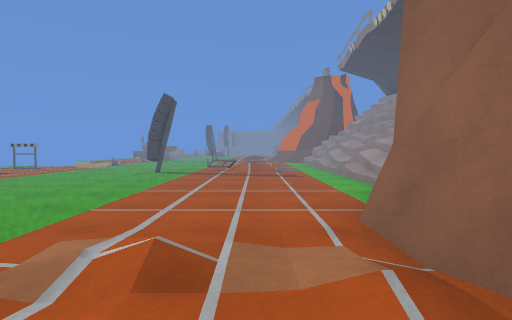
View 1 (above)

16 first-person views from a walk through a 3-D level made in the Unity game engine. The camera is 1.5 m above the floor, tilts 2° down and sees 80° across. The floor is counted in squares, 2.01 m on a side. Each view is taken from the middle of a square. On the plan, view 1 faces up. The plan holds only what a view shows up to about 10 squares ahead; the rest is blank. The place goes on beyond the plan. The player character is not drawn. Surface patterns are stand-ins for the level's own textures.

View 2
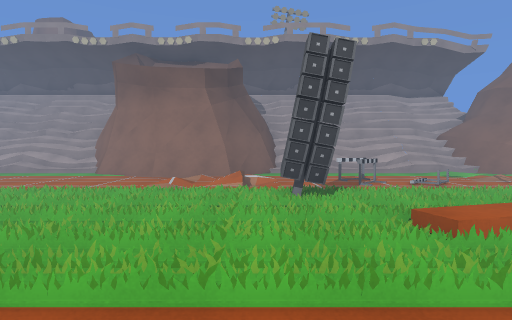

View 3
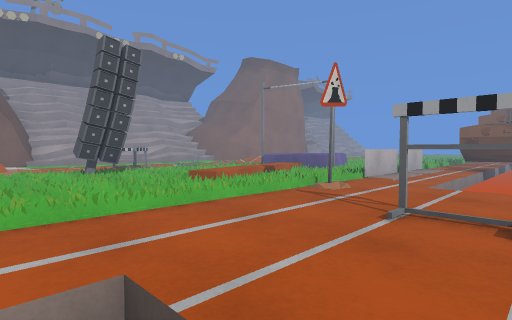

View 4
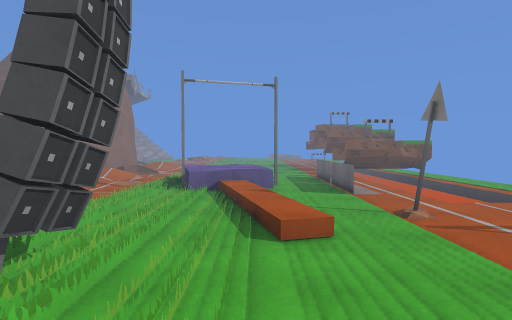

View 5
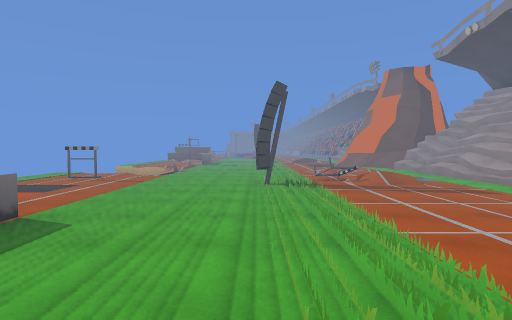

View 6
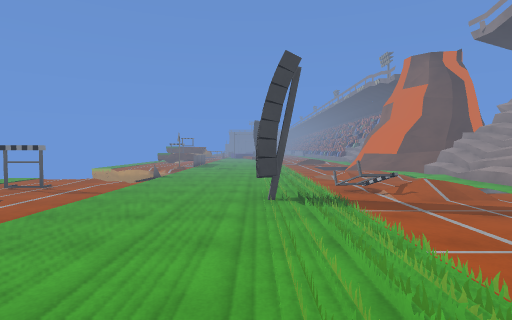

View 7
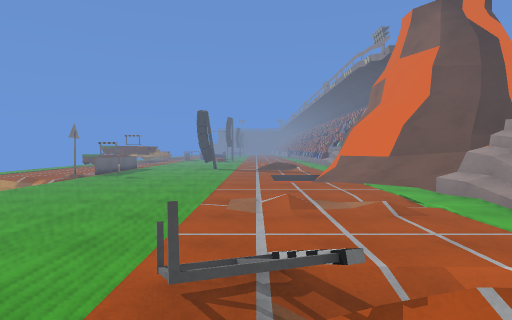

View 8
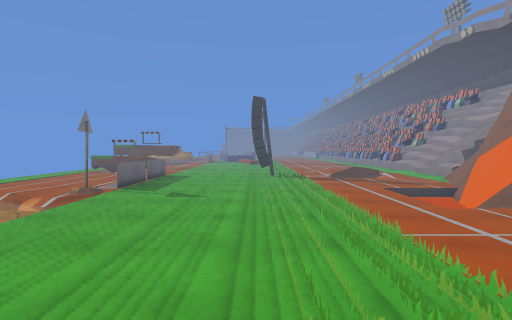

View 9
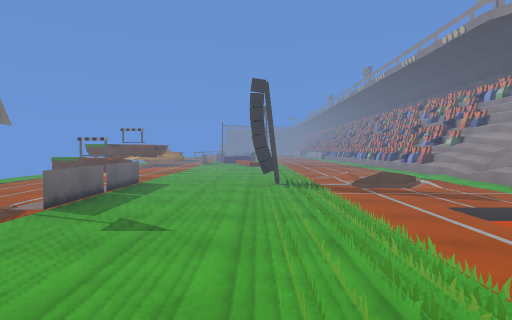

View 10
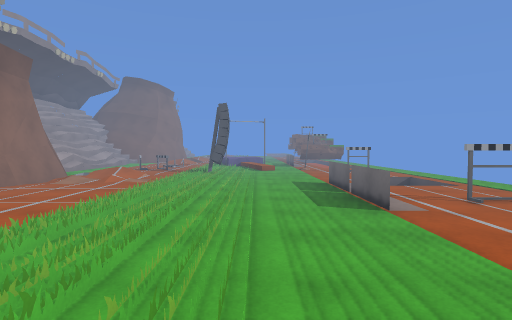

View 11
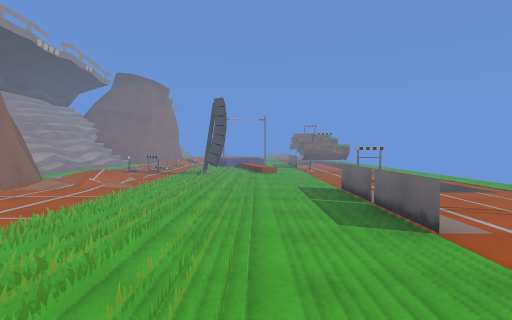

View 12
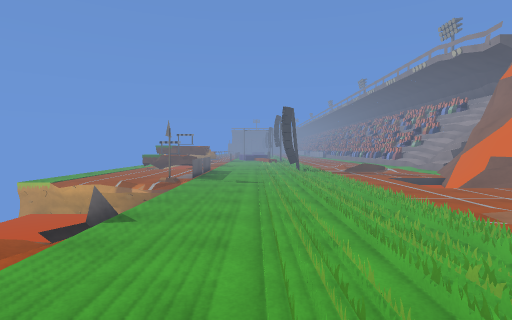

View 13
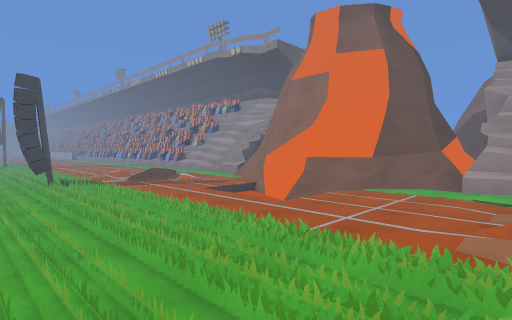

View 14
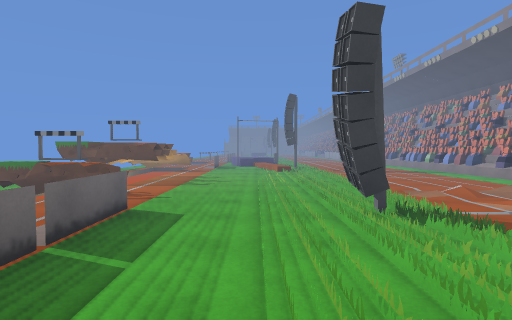

View 15
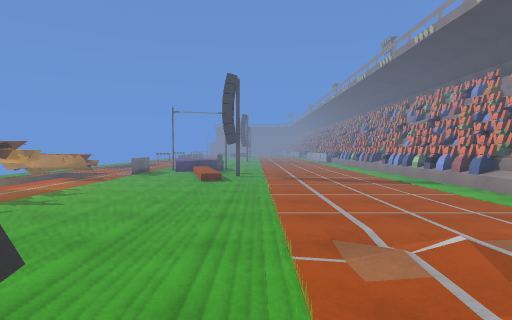

View 16
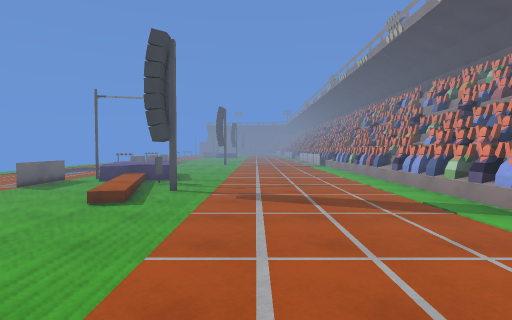

### Floor plan
Key: @ floor where view 1 was taken; # wall or solid block; x gap in a wall; . main floor; - floor 0.5 m lower than the main floor; : floor 0.75 m higher than the main floor; / step, stairs or slope; = window, fence, low wall or low ledge; ^ raised ledge; v drop or lower ground.
Columns run from 9 left of view 1 to 3 right of it. Each row starts with its distance up from view 1.
 32       ...../#
 31  .../:...../#
 30  ...=:...../#
 29 .//=#//..../#
 28 .-/=.//#.../#
 27 .###../..../#
 26  -/.../..../#
 25  ##......../#
 24  ##......../#
 23  ##........=#
 22 .^^......../#
 21 .//.....////#
 20 ........////#
 19 ...=..#.////#
 18 ...=.......##
 17 ...=...../##
 16 .///.....-##
 15 vv v...../##
 14 vvvv.......##
 13    v......./#
 12 v//v....////#
 11 .../..../../#
 10 ......../../#
  9 ......#.=/ /=
  8  -/......../#
  7   /......../#
  6   ........./=
  5  .x=......./#
  4  ..=.......##
  3 ...=......##
  2 .- ...../.##
  1 .-/....../##
  0 ......../@/##
 -1 ......#..../#
 -2 ...#./...=./#
 -3  ..../...../#
 -4  -/=./..=../#
 -5 .-/=.==..../#
 -6 .-/=.==././/#
 -7 .###.= .///##
 -8 .##..   /
 -9   #..   //#

Positions as (right, up) in squares from view 1, and headings:
1: (0, 0), facing up
2: (-7, 0), facing right
3: (-8, 1), facing down-right
4: (-4, 1), facing down
5: (-3, 2), facing up
6: (-3, 4), facing up
7: (-1, 8), facing up
8: (-3, 11), facing up
9: (-3, 13), facing up
10: (-4, 9), facing down
11: (-4, 8), facing down
12: (-4, 9), facing up
13: (-4, 12), facing up-right
14: (-4, 16), facing up
15: (-2, 19), facing up
16: (-1, 22), facing up
